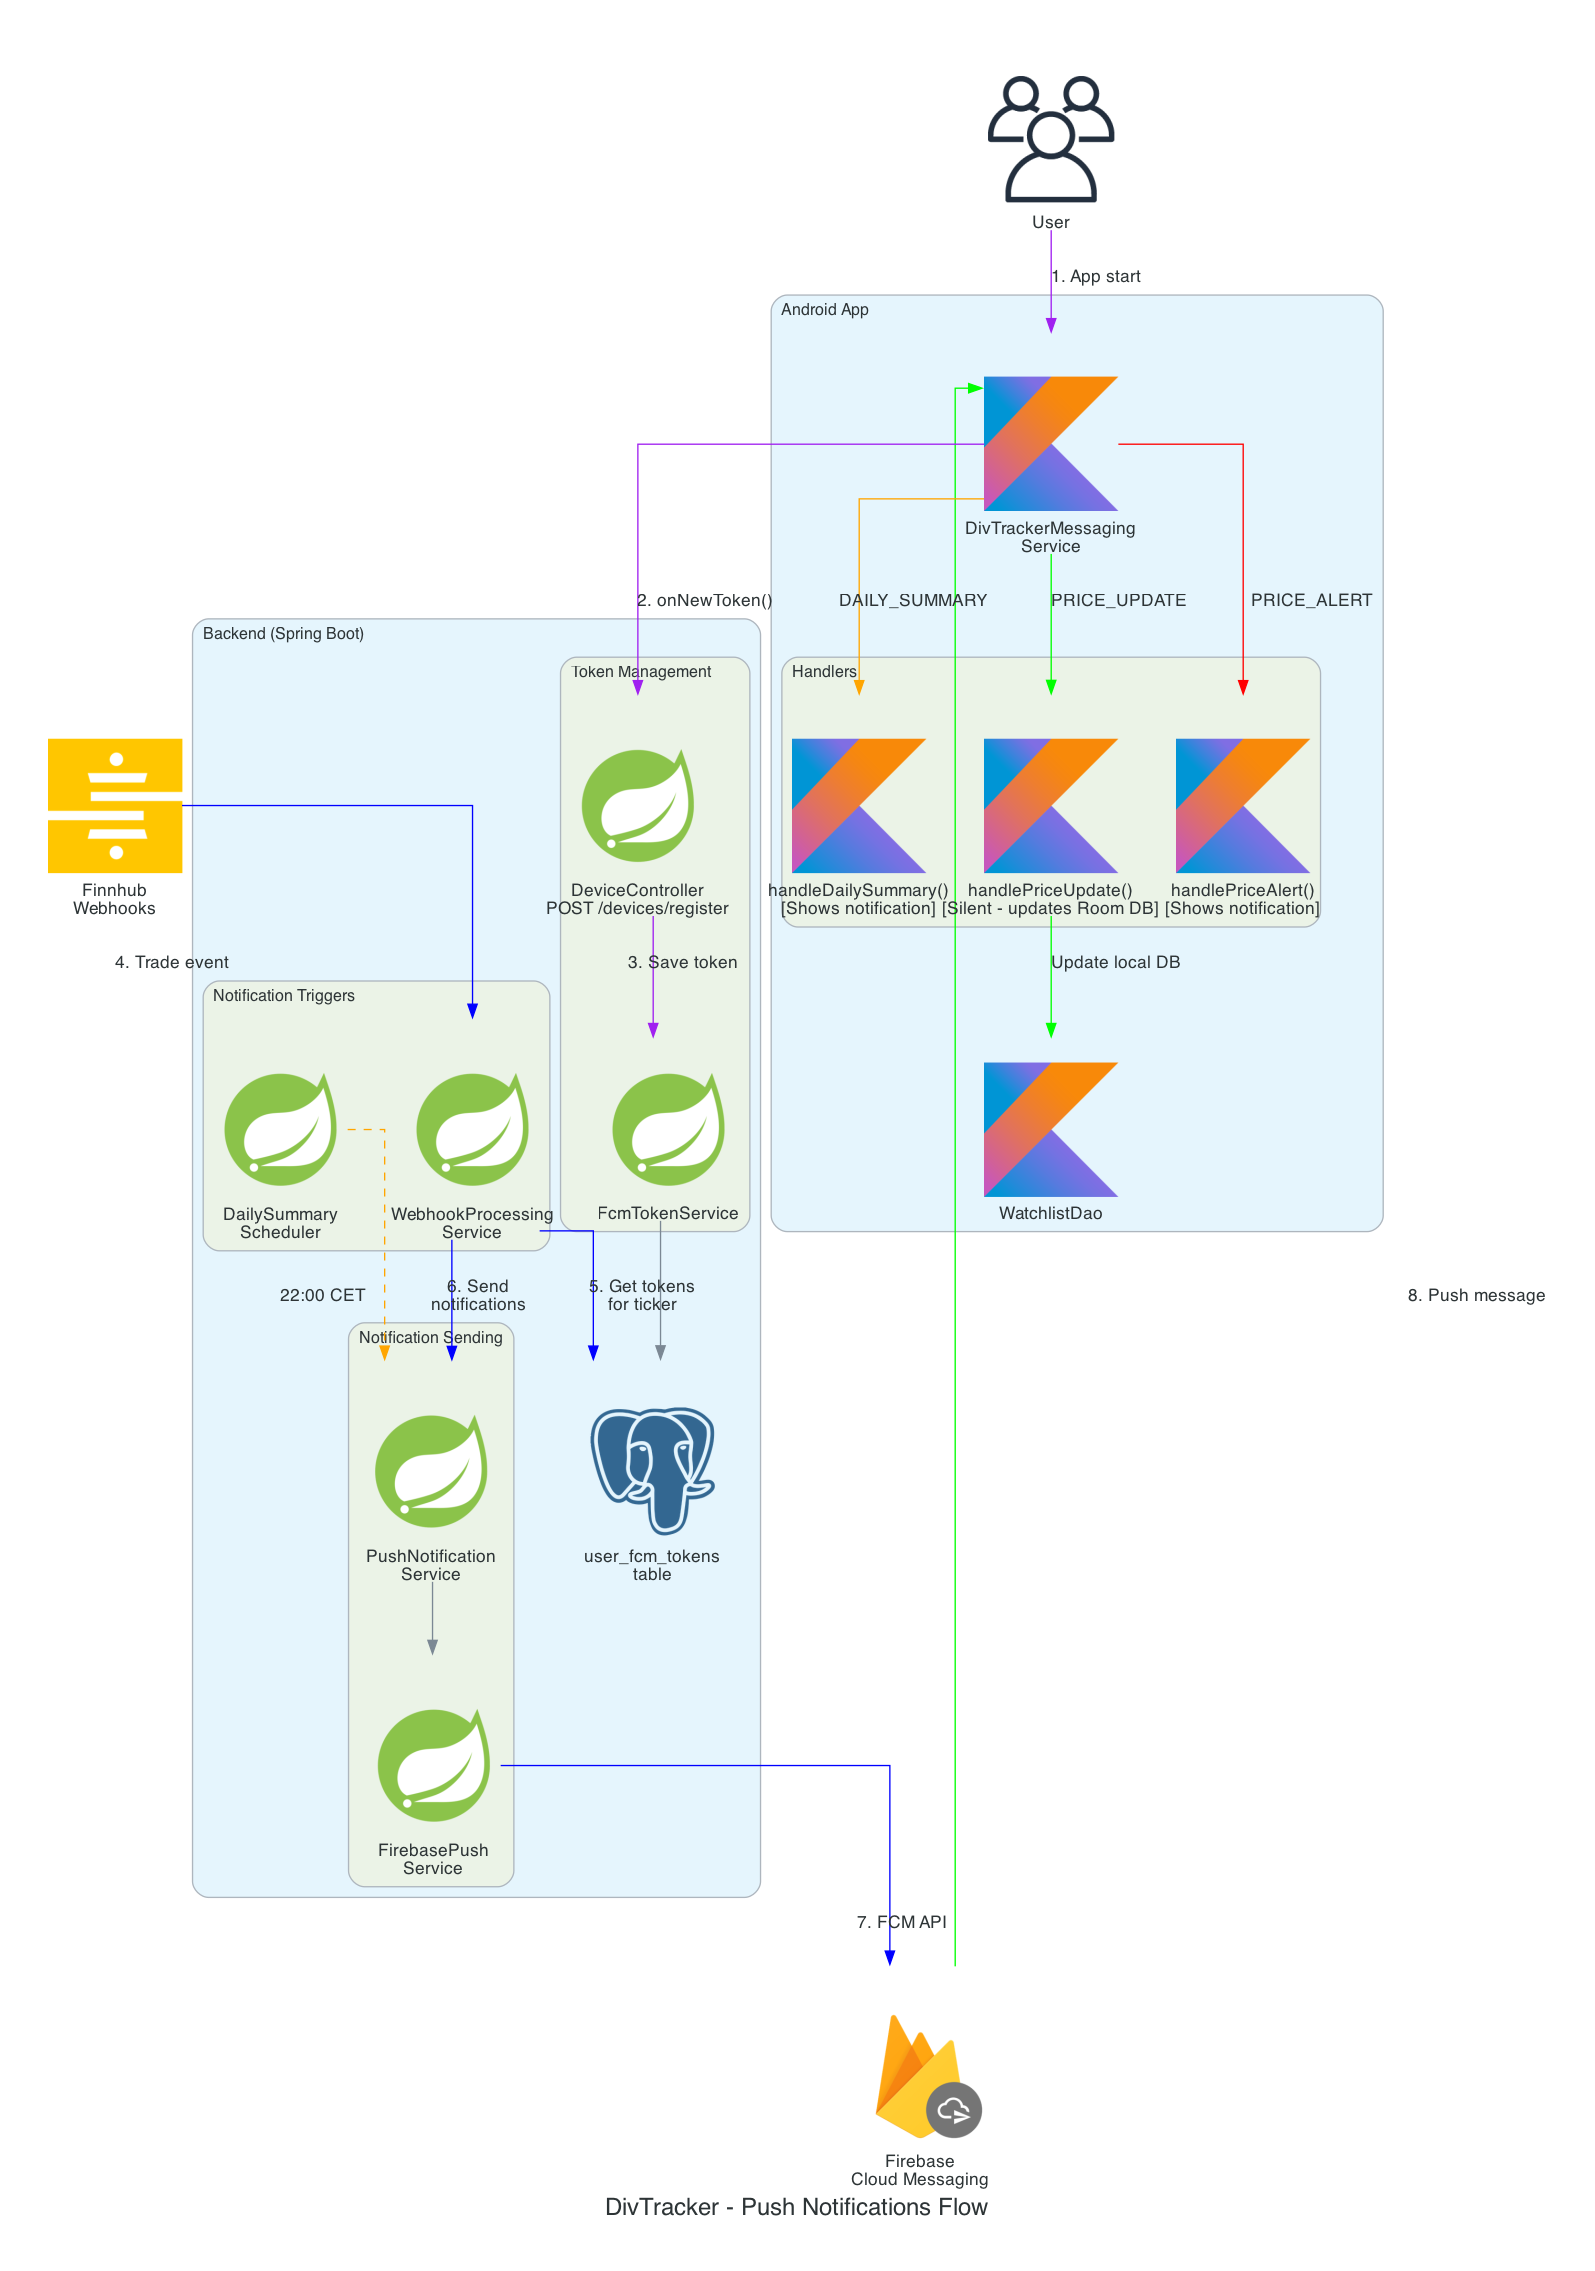

Python code for this plot:
#!/usr/bin/env python3
"""
DivTracker - Firebase Cloud Messaging Flow
Shows push notification architecture
"""
from diagrams import Diagram, Cluster, Edge
from diagrams.firebase.grow import Messaging
from diagrams.onprem.database import PostgreSQL
from diagrams.programming.framework import Spring
from diagrams.programming.language import Kotlin
from diagrams.onprem.client import Users
from diagrams.saas.analytics import Stitch

graph_attr = {
    "fontsize": "18",
    "bgcolor": "white",
    "pad": "0.5",
}

with Diagram(
    "DivTracker - Push Notifications Flow",
    filename="fcm_flow",
    show=False,
    direction="TB",
    graph_attr=graph_attr,
):
    
    finnhub = Stitch("Finnhub\nWebhooks")
    
    with Cluster("Backend (Spring Boot)"):
        
        with Cluster("Token Management"):
            device_ctrl = Spring("DeviceController\nPOST /devices/register")
            fcm_token_svc = Spring("FcmTokenService")
        
        with Cluster("Notification Triggers"):
            webhook_proc = Spring("WebhookProcessing\nService")
            daily_scheduler = Spring("DailySummary\nScheduler")
        
        with Cluster("Notification Sending"):
            push_svc = Spring("PushNotification\nService")
            firebase_svc = Spring("FirebasePush\nService")
        
        db = PostgreSQL("user_fcm_tokens\ntable")
    
    firebase = Messaging("Firebase\nCloud Messaging")
    
    with Cluster("Android App"):
        messaging_svc = Kotlin("DivTrackerMessaging\nService")
        
        with Cluster("Handlers"):
            price_handler = Kotlin("handlePriceUpdate()\n[Silent - updates Room DB]")
            alert_handler = Kotlin("handlePriceAlert()\n[Shows notification]")
            summary_handler = Kotlin("handleDailySummary()\n[Shows notification]")
        
        watchlist_dao = Kotlin("WatchlistDao")
    
    user = Users("User")
    
    # Token registration flow
    user >> Edge(label="1. App start", color="purple") >> messaging_svc
    messaging_svc >> Edge(label="2. onNewToken()", color="purple") >> device_ctrl
    device_ctrl >> Edge(label="3. Save token", color="purple") >> fcm_token_svc >> db
    
    # Webhook notification flow
    finnhub >> Edge(label="4. Trade event", color="blue") >> webhook_proc
    webhook_proc >> Edge(label="5. Get tokens\nfor ticker", color="blue") >> db
    webhook_proc >> Edge(label="6. Send\nnotifications", color="blue") >> push_svc
    push_svc >> firebase_svc >> Edge(label="7. FCM API", color="blue") >> firebase
    
    # Daily summary flow
    daily_scheduler >> Edge(label="22:00 CET", color="orange", style="dashed") >> push_svc
    
    # Delivery to Android
    firebase >> Edge(label="8. Push message", color="green") >> messaging_svc
    messaging_svc >> Edge(label="PRICE_UPDATE", color="green") >> price_handler
    messaging_svc >> Edge(label="PRICE_ALERT", color="red") >> alert_handler
    messaging_svc >> Edge(label="DAILY_SUMMARY", color="orange") >> summary_handler
    
    price_handler >> Edge(label="Update local DB", color="green") >> watchlist_dao
